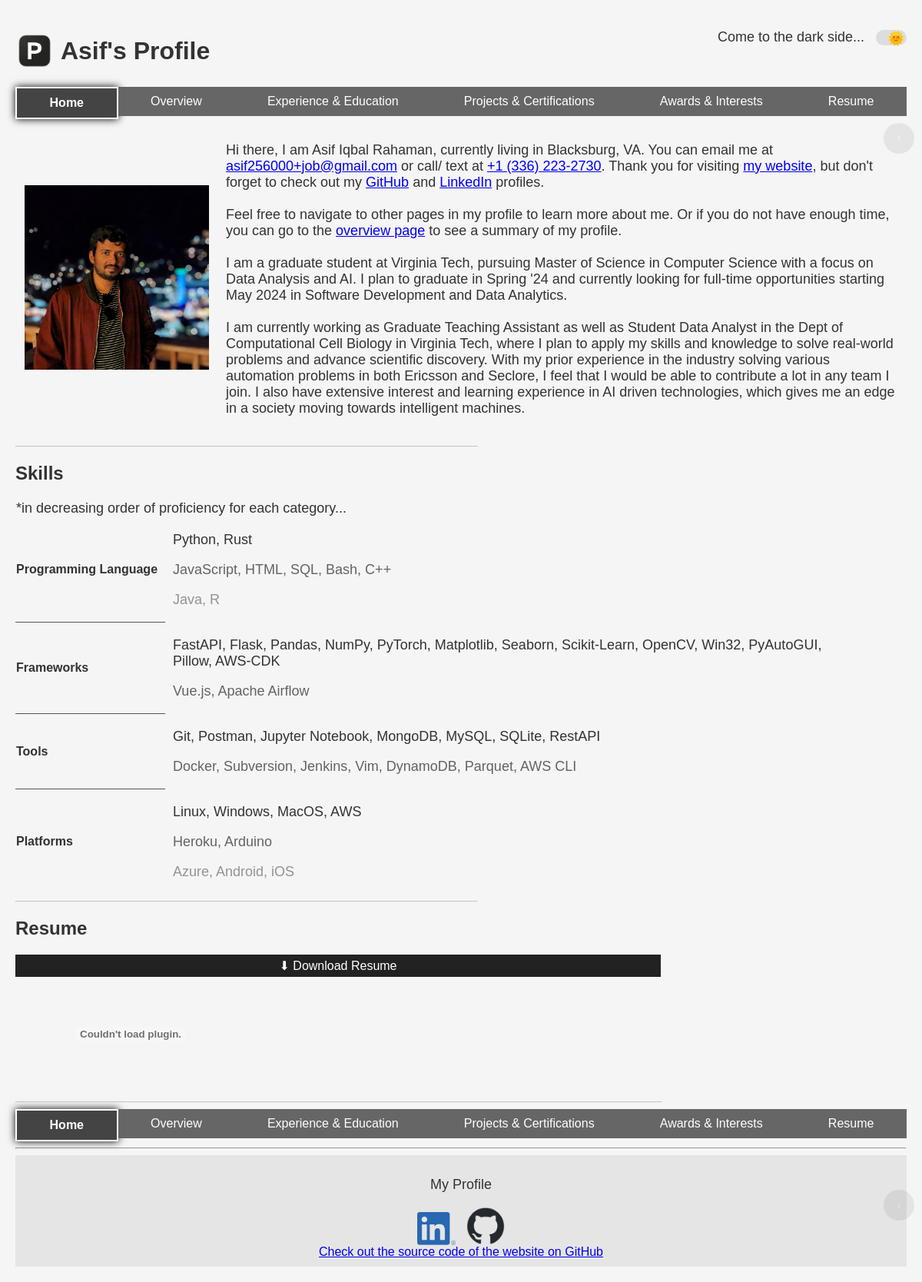
The page / on the database its author committed.
### src/data/models.py (models this page shows)
class BasicInfo(Base):
    __tablename__ = "basic_info"
    id = Column(Integer, primary_key=True, index=True)
    name = Column(String)
    email = Column(String, unique=True)
    phone = Column(String, unique=True)
    location = Column(String)
    website = Column(String)
    linkedin = Column(String)
    github = Column(String)
    intro = Column(String)
    education = relationship("Education", back_populates="user")
    experience = relationship("Experience", back_populates="user")
    skills = relationship("Skills", back_populates="user")
    projects = relationship("Projects", back_populates="user")
    certifications = relationship("Certifications", back_populates="user")
    honors_and_awards = relationship("HonorsAndAwards", back_populates="user")
    interests = relationship("Interests", back_populates="user")
    resume = relationship("Resume", back_populates="user")

class Skills(Base):
    __tablename__ = "skills"
    id = Column(Integer, primary_key=True, index=True)
    skill = Column(String)
    subcategory = Column(String)
    proficiency = Column(String)
    fk_user = Column(Integer, ForeignKey("basic_info.id"))
    user = relationship("BasicInfo", back_populates="skills")

class Resume(Base):
    __tablename__ = "resume"
    id = Column(Integer, primary_key=True, index=True)
    file_path = Column(String)
    is_latest = Column(Boolean)
    fk_user = Column(Integer, ForeignKey("basic_info.id"))
    user = relationship("BasicInfo", back_populates="resume")

### src/web/routes.py (the view)
@router.get("/", name="home", response_class=HTMLResponse)
def send_home(request: Request, db: Session = Depends(db_init.get_db)):
    basic_info = db_ops.filter_data_with_id(db, table_name="basic_info", lookup_id=1)
    user_filter = {"fk_user": basic_info.id}
    skills = db_ops.filter_data_from_table(db, table_name="skills", lookup_filter=user_filter)
    resume = db_ops.filter_data_from_table(db, table_name="resume", lookup_filter=user_filter | {"is_latest": 1})
    return templates.TemplateResponse(
        "index.html",
        {
            "request": request,
            "current_page": "home",
            "basic_info": basic_info,
            "skills": arrange_skills(skills),
            "resume": resume,
        },
    )

### templates/index.html
{% extends "base.html" %}
{% block heading %}
    {{ basic_info.name.split(" ")[0] }}'s Profile
{% endblock %}
{% block content %}
    <div class="main-content">
        <section id="intro">
        <table>
        <tr>
        <td style="padding: 10px; width: 20vw;">
            <a target="_self" href="{{ url_for('overview') }}" class="image-link">
                <img src="{{ url_for('static', path='image.jpg') }}" alt="{{ basic_info.name }}">
            </a>
        </td>
        <td style="padding: 10px;"><p>Hi there, I am {{ basic_info.name}}, currently living in {{ basic_info.location }}.
            You can email me at <a href="mailto:"+{{ basic_info.email }}>{{ basic_info.email }}</a> or call/ text at <a href="tel:"+{{ basic_info.phone }}>{{ basic_info.phone }}</a>.
            Thank you for visiting <a href="{{ url_for('home') }}">my website</a>, but don't forget to check out my <a href="{{ basic_info.github }}">GitHub</a>
            and <a href="{{ basic_info.linkedin }}">LinkedIn</a> profiles.
            <br><br>
            Feel free to navigate to other pages in my profile to learn more about me.
            Or if you do not have enough time, you can go to the <a href="{{ url_for('overview') }}">overview page</a> to see a summary of my profile.
            <br><br>
            {{ basic_info.intro|safe }}
            </p></td>
        </tr>
        </table>
        </section>
        <hr style="max-width: 50vw; margin-left: 0; opacity: 0.5;">
        <section id="skills">
            <h2>Skills</h2>
            <table style="border-collapse: collapse;">
            <thead>
                <tr>
                    <th colspan="2" style="text-align: left; font-weight: normal; font-size: large;">*in decreasing order of proficiency for each category...</th>
                </tr>
            </thead>
            <tbody>
                {% for skill_category, all_skills in skills.items() %}
                    {% set adv_skills = ", ".join(all_skills.get("Advanced", [])) %}
                    {% set int_skills = ", ".join(all_skills.get("Intermediate", [])) %}
                    {% set beg_skills = ", ".join(all_skills.get("Beginner", [])) %}
                    <tr>
                        <td style="padding-right: 10px; {% if not loop.last %}border-bottom: 1px solid #555;{% endif %}"><b>{{ skill_category }}</b></td>
                        <td style="padding-left: 10px; max-width: 75vw;">
                            <p style="opacity: 1;">{{ adv_skills }}</p>
                            <p style="opacity: 0.75;">{{ int_skills }}</p>
                            <p style="opacity: 0.5;">{{ beg_skills }}</p>
                        </td>
                    </tr>
                {% endfor %}
            </tbody>
            </table>
        </section>
        <hr style="max-width: 50vw; margin-left: 0; opacity: 0.5;">
        <section id="resume">
            <h2>Resume</h2>
            {% set resume_path = resume[0].file_path %}
            <a href="{{ url_for('static', path=resume_path) }}" download class="download-link">Resume</a>
            <br>
            <object data="{{ url_for('static', path= resume_path ) }}" type="application/pdf" style="width: 70vw; height: 1000px;">
                <embed src="{{ url_for('static', path= resume_path ) }}" type="application/pdf">
            </object>
        </section>
        <hr style="max-width: 70vw; margin-left: 0; opacity: 0.5;">
    </div>
{% endblock %}

### static/style.css (style rules this page uses)
body { min-height: 100vh; display: flex; flex-direction: column; font-family: Arial, sans-serif; margin: 0; padding: 20px; background-color: #f5f5f5; color: #333; transition: background-color 0.3s ease, color 0.3s ease; }
h1, h2, h3, h4 { color: #333; }
img { max-width: 100%; height: auto; display: block; margin: 0 auto; }
p { font-size: large; }
.download-link { display: inline-block; width: 70vw; padding: 5px 0px; text-align: center; background-color: #222; color: #fff; text-decoration: none; transition: background-color 0.3s ease; }
.download-link::before { content: "⬇ Download "; }
.image-link { display: inline-block; }

### rows shown on the page
BasicInfo: name "Asif", name "Asif Iqbal Rahaman", location "Blacksburg, VA", email "asif256000+job@gmail.com", phone "+1 (336) 223-2730", intro "I am a graduate student at Virginia Tech, pursuing Master of Science in Computer Science with a focus on Data Analysis and AI. I plan to graduate in Spring '24 and currently looking for full-time opportunities starting May 2024 in Software Development and Data Analytics. I am currently working as Graduate Teaching Assistant as well as Student Data Analyst in the Dept of Computational Cell Biology in Virginia Tech, where I plan to apply my skills and knowledge to solve real-world problems and advance scientific discovery. With my prior experience in the industry solving various automation problems in both Ericsson and Seclore, I feel that I would be able to contribute a lot in any team I…"
Skills: subcategory "Programming Language", adv_skills "Python, Rust", int_skills "JavaScript, HTML, SQL, Bash, C++", beg_skills "Java, R"
Skills: subcategory "Frameworks", adv_skills "FastAPI, Flask, Pandas, NumPy, PyTorch, Matplotlib, Seaborn, Scikit-Learn, OpenCV, Win32, PyAutoGUI, Pillow, AWS-CDK", int_skills "Vue.js, Apache Airflow"
Skills: subcategory "Tools", adv_skills "Git, Postman, Jupyter Notebook, MongoDB, MySQL, SQLite, RestAPI", int_skills "Docker, Subversion, Jenkins, Vim, DynamoDB, Parquet, AWS CLI"
Skills: subcategory "Platforms", adv_skills "Linux, Windows, MacOS, AWS", int_skills "Heroku, Arduino", beg_skills "Azure, Android, iOS"
